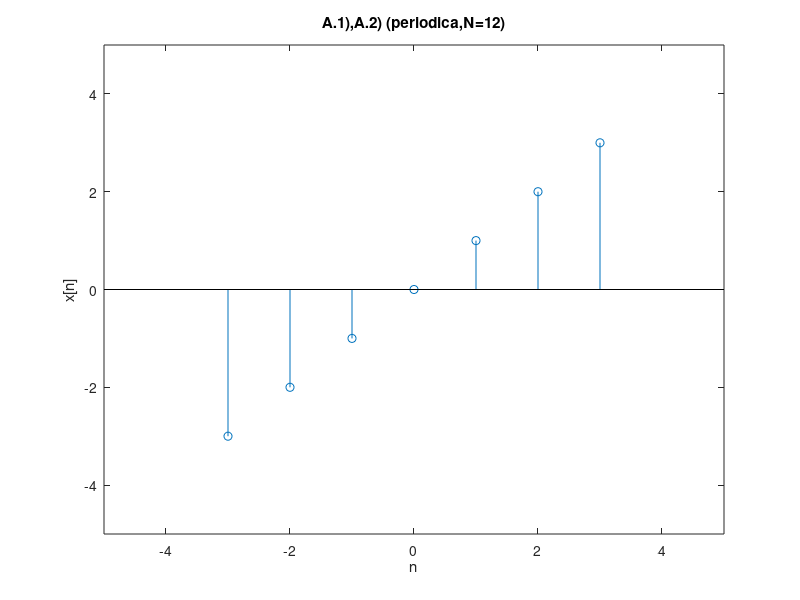

Reproduce this figure in MATLAB.
%% Práctica 2: Señales en tiempo discreto.
%
% *Integrantes:*
%
% * Arellano Paz Angel Ulises
% * Cardoso Arias Javier
% * Gachuz Hernández Karla Denisse
% * García Arteaga Alejandro
% * López Galván José Rodolfo
%
%% Objetivos
% * Manipulación básica de MATLAB.
% * Graficas de señales reales y complejas discretas.
% * Transformación de señales discretas (escalamientos y traslaciones).

%% Introducción
%
% La solución del problema 1 usando Python puede ser consultada desde el siguiente <https://colab.research.google.com/drive/13KC50b29OvmNI86Jk5ALlBP_lCHp1jNU?usp=sharing *enlace*>.

%% Ejercicio 1
% 3.11-2 Consider the discrete-time function
% $$f[n] = e-n/5 cos(\pi*n/5)u[n]$$
%
% Section 3.11 uses anonymous
% functions in describing DT signals.
%
%%
%   f = @(n) exp(-n/5).*cos(pi*n/5).*(n>=0);
%
% While this anonymous function operates correctly
% for a downsampling operation such as
% f[2n], it does not operate correctly for an
% upsampling operation, such as f[n/2]. Modify
% the anonymous function f so that it also
% correctly accommodates upsampling operations.
% Test your code by computing and plotting
% f(n/2) over (?10 ? n ? 10).
%%
% *Procedimiento*
%
%
% Creamos la función y vector de n
%
%%

f = @(n) exp(-n/5).*cos(pi*n/5).*(n>=0);

n=-10:1:10;

%%
% Modificamos la función 


f1 = @(n) exp(-n/5).*cos(pi*n/5).*(n>=0).*(1./(mod(n,1)==0));

stem(n,f1(n));

title('Gráfica de la señal f[n]=e^(-n/5)*cos(pin/5)u[n]');

xlabel('n');

ylabel('f[n]');

axis([-11 11 -0.5 1.2]);
grid on;

gca.XAxisLocation = 'origin';
gca.YAxisLocation = 'origin';

gca.Box = 'off';

%%
% Escalando f[n] en 1/2

stem(n,f1(n/2));

title('Gráfica de la señal f[n/2]');

xlabel('n');
ylabel('f[n/2]');

axis([-11 11 -0.5 1.2]);

grid on;

gca.XAxisLocation = 'origin';

gca.YAxisLocation = 'origin';

gca.Box = 'off';

%% Ejercicio 2
% For the signal shown in Fig. P3.1-1b, sketch the following signals:
% 
% *a)* x[-n]
% 
% *b)* x[n+6]
% 
% *c)* x[n-6]
% 
% *d)* x[3n]
% 
% *e)* x[n/3]
% 
% *f)* x[3-n]
% 
% 
% 
% *Solución:*
% 
% Primero creamos e indicamos a la Señal x[n], para eso escribimos a la señal 
% usando 3 secciones:
% 
% x1[n] = n, 0<=n<=3;
% 
% x2[n] = -n+6, 3<n<=6
% 
% x3[n] = 0, otro caso
% 
% Generamos la grafica

n=(-20:1:20)
for i=1:length(n)
if (0<=n(i))&&(n(i)<=3)
R(i)=n(i);
elseif (3<n(i))&&(n(i)<=6)
R(i)=-n(i)+6;
else
R(i)=0;
end
end

stem(n,R);
ylabel('x[n]')
xlabel('n')
title('Señal x[n] original')
grid on
gca.XAxisLocation = 'origin';
gca.YAxisLocation = 'origin';
gca.Box = 'off';
axis([-2 7, -1, 4])
%% 
% Ahora ya podemos realizar las operaciones
% 
% *a)* Se trata de una inversión horizontal:
% 
% x1a[n] = x1[-n] = -n, 0<=n<=-3
% 
% x2a[n] = x2[-n] = n+6 -3<n<=-6
% 
% x3a[n] = x3[-n] = 0, otro caso
% 
% Generamos la grafica

for i=1:length(n)
if (-3<=n(i))&&(n(i)<=0)
R(i)=-(n(i));
elseif (-6<=n(i))&&(n(i)<-3)
R(i)=n(i)+6;
else
R(i)=0;
end
end

stem(n,R);
ylabel('x[-n]')
xlabel('n')
title('Inciso a)')
grid on
gca.XAxisLocation = 'origin';
gca.YAxisLocation = 'origin';
gca.Box = 'off';
axis([-7 2, -1, 4])
%% 
% *b)* La operación es una traslación 6 unidades a la izquierda
% 
% x1b[n] = x1[n+6] = n+6, -6<=n<=-3
% 
% x2b[n] = x2[n+6] = -n, -3<n<=0
% 
% x3b[n] = x3[n+6] = 0, otro caso
% 
% Generamos la grafica

for i=1:length(n)
if (-6<=n(i))&&(n(i)<=-3)
R(i)=n(i)+6;
elseif (-3<n(i))&&(n(i)<=0)
R(i)=-n(i);
else
R(i)=0;
end
end

stem(n,R);
ylabel('x[n+6]')
xlabel('n')
title('Inciso b)')
grid on
gca.XAxisLocation = 'origin';
gca.YAxisLocation = 'Origin';
gca.Box = 'off';
axis([-7 1, -1 4])
%% 
% *c)* Trasladas horizontalmente 6 unidades a la derecha
% 
% x1c[n] = x1[n-6] = n-6, 6<=n<=9
% 
% x2c[n] = x2[n-6] = -n+12, 9<n<=12
% 
% x3c[n] = x3[n-6] = 0, otro caso
% 
% Graficamos

for i=1:length(n)
if (6<=n(i))&&(n(i)<=9)
R(i)=n(i)-6;
elseif (9<n(i))&&(n(i)<=12)
R(i)=-n(i)+12;
else
R(i)=0;
end
end

stem(n,R);
ylabel('x[n-6]')
xlabel('n')
title('Iniciso c)')
grid on;
gca.XAxisLocation = 'origin';
gca.YAxisLocation = 'origin';
gca.Box = 'off';
axis([-1 13, -1 4])
%% 
% *d)* Compresión de un tercio en el eje horizontal
% 
% x1d[n] = x1[3n] = 3n, 0<=n<=1
% 
% x2d[n] = x2[3n] = -3n+6, 1<n<=2
% 
% x3d[n] = x3[3n] = 0, otro caso
% 
% Graficamos

for i=1:length(n)
if (0<=n(i))&&(n(i)<=1)
R(i)=3*n(i);
elseif (1<n(i))&&(n(i)<=2)
R(i)=-3*n(i)+6;
else
R(i)=0;
end
end
stem(n,R);
ylabel('x[3n]')
xlabel('n')
title('Inciso d)')
grid on;
gca.XAxisLocation = 'origin';
gca.YAxisLocation = 'origin';
gca.Box = 'off';
axis([-3 3, -1 4])
%% 
% *e)* Expansión vertical en una escala de 3
% 
% x1e[n] = x1[n/3] = n/3, 0<=n/3<=3
% 
% x2e[n] = x2[n/3] = -(n/3)+6, 3<n/3<=6
% 
% x3e[n] = x3[n/3] = 0, otro caso
% 
% Debemos tomar en cuenta que solo vamos a evaluar a la funciòn en valores enteros.  
% 
% Graficamos. 

n=-21:3:21;
heaviside=@(n) 1.*(n>=0);
y=@(n) (heaviside(n)-heaviside(n-4)).*n+(heaviside(n-4)-heaviside(n-7)).*(-n+6);
stem(n,y(n/3));
ylabel('x[n/3]')
xlabel('n')
grid on;
title('Inciso e)')

gca.XAxisLocation = 'origin';
gca.YAxisLocation = 'origin';
gca.Box = 'off';
axis([-1 19, -1 4])
%% 
% *f)* Hacemos una traslaciò de 6 unidades a la izquierda y luego invertimos, 
% ambas operaciones respecto al eje horizontal
% 
% x1e[n] = x1[3-n] = 3-n, 3>=n>=0
% 
% x2e[n] = x2[3-n] = n+3, 0>n>=-3
% 
% x3e[n] = x3[3-n] = 0, otro caso 

n=-20:20;
for i=1:length(n)
if (-3<=n(i))&&(n(i)<=0)
R(i)=n(i)+3;
elseif (0<n(i))&&(n(i)<=3)
R(i)=-n(i)+3;
else
R(i)=0;
end
end
stem(n,R);
ylabel('x[3-n]')
xlabel('n')
title('Inciso f)')
grid on;

gca.XAxisLocation = 'origin';
gca.YAxisLocation = 'origin';
gca.Box = 'off';
axis([-4 4, -1 4])

%% Ejercicio 3
% 
% 3.11-6 Suppose a vector x exists in the MATLAB
% workspace, corresponding to a finite-duration
% DT signal x[n]
% (a) Write a MATLAB function that, when
% passed vector x, computes and returns Ex,
% the energy of x[n].
% (b) Write a MATLAB function that, when
% passed vector x, computes and returns Px,
% the power of x[n]. Assume that x[n] is
% periodic and that vector x contains data for
% an integer number of periods of x[n].
%
% *Procedimiento*
%
% *A)* Energia
%
%   function [ E ] = Energia(x,n)
%   E=0;
%   for n=n
%   sum=x(n)^2;
%   E=E+sum;
%   end
%   fprintf('La energia es:%d',E);
% 
% *B)* Potencia
%
%   function [ P ] = Potencia(y,N)
%   P=0;
%   for n=0:N-1
%   sum=(1/N)*y(n)^2;
%   P=P+sum;
%   end
%   fprintf('La Potencia es:%d',P);
 


%% Ejercicio 4
%
% 3.1-1 Find the energy of the signals depicted in
% Fig. A.1)
% 
% 3.1-2 Find the power of the signals illustrated in
% Fig. A.2)
x=@(n) n.*(heaviside(n+3)-heaviside(n-4));
n=-3:3;
stem(n,x(n))
axis([-5 5 -5 5])
title('A.1),A.2) (periodica,N=12)')
xlabel('n')
ylabel('x[n]')

%% 
% *Procedimiento*
% 3.1-1 Energia
  E=0;
  for n=n
  sum=x(n)^2;
  E=E+sum;
  end
  fprintf('La energia es:%d',E);
  
%%
% 3.1-2 Potencia
  P=0;
  N=12;
  for n=0:N-1
  sum=(1/N)*x(n)^2;
  P=P+sum;
  end
  fprintf('La Potencia es:%d',P);
 
%% App para graficar señales discretas
%
% A continuaciòn se muestra una captura de pantalla de la aplicaciòn diseñada.
